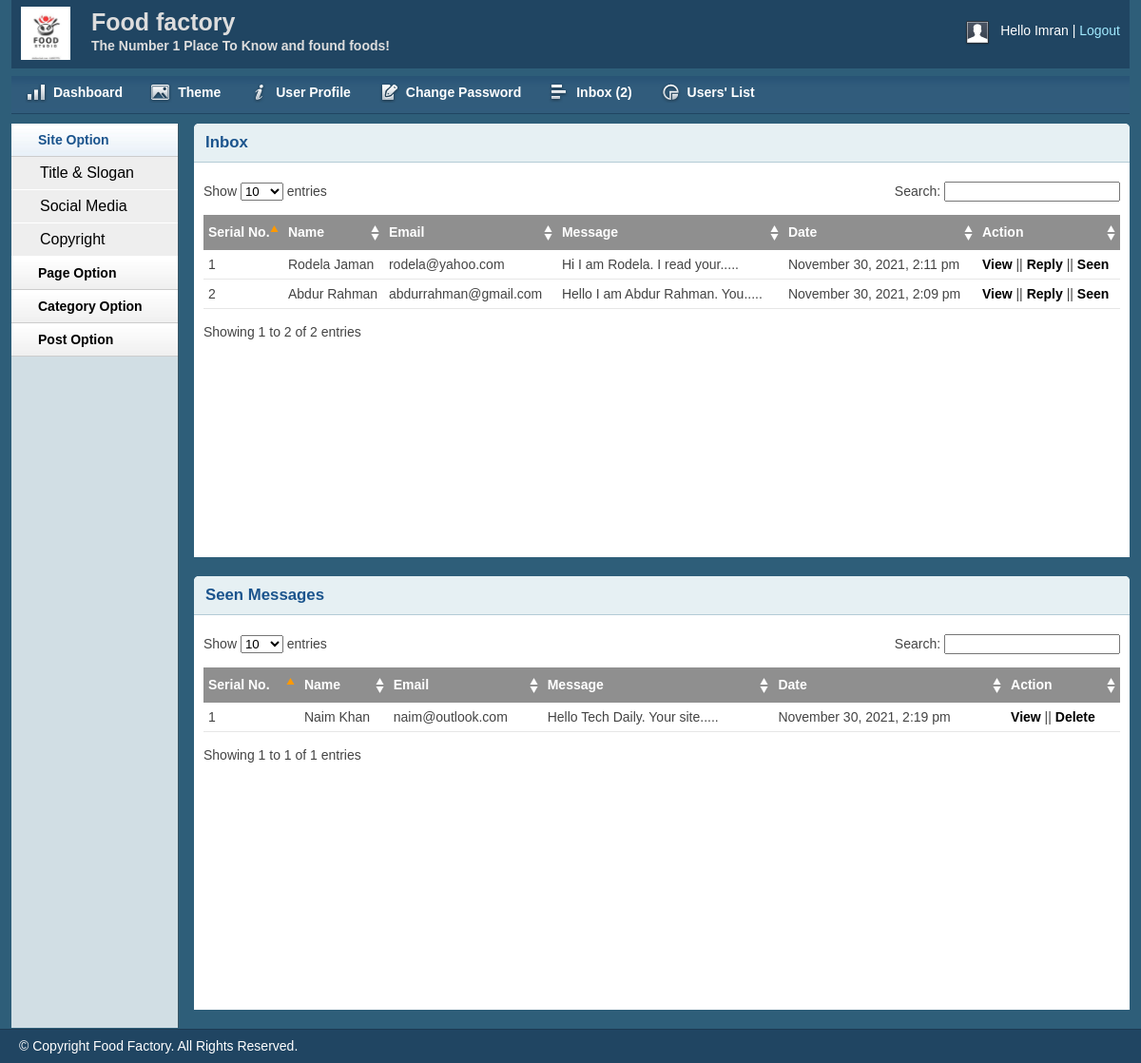
/admin/inbox.php (signed in), run on the app's committed database.
### tables this page shows
CREATE TABLE `tbl_contact` (
  `id` int(11) NOT NULL,
  `firstname` varchar(255) NOT NULL,
  `lastname` varchar(255) NOT NULL,
  `email` varchar(255) NOT NULL,
  `body` text NOT NULL,
  `status` int(11) NOT NULL DEFAULT 0,
  `date` timestamp NOT NULL DEFAULT current_timestamp()
);

### lib/session.php (called while the page is built, shortened)
<?php
    class Session
    {
        public static function get($key){
            if (isset($_SESSION[$key])) {
                return $_SESSION[$key];
            } else {
                return false;
            }
        }
    }
?>

### lib/Database.php (called while the page is built, shortened)
<?php
Class Database{
	public $host   = DB_HOST;
	public $user   = DB_USER;
	public $pass   = DB_PASS;
	public $dbname = DB_NAME;
	public $link;
	private function connectDB(){
	$this->link = new mysqli($this->host, $this->user, $this->pass, $this->dbname);
 }
	public function select($query){
		$result = $this->link->query($query) or die($this->link->error.__LINE__);
		if($result->num_rows > 0){
			return $result;
		} else {
			return false;
		}
	}
}

### helpers/format.php (called while the page is built, shortened)
<?php
    class Format{
        public function formatDate($date){
            return date('F j, Y, g:i a', strtotime($date));
        }
        public function textShorten($text, $limit = 400){
            $text = $text. " ";
            $text = substr($text, 0, $limit);
            $text = substr($text, 0, strrpos($text, ' '));
            $text = $text.".....";
            return $text;
        }
    }
?>

### admin/inbox.php (the view, shortened to what this page needs)
<?php include 'inc/header.php'; ?>
<?php include 'inc/sidebar.php'; ?>
<div class="grid_10">
	<div class="box round first grid">
		<h2>Inbox</h2>
		<div class="block">
			<table class="data display datatable" id="example">
				<thead>
					<tr>
						<th>Serial No.</th>
						<th>Name</th>
						<th>Email</th>
						<th>Message</th>
						<th>Date</th>
						<th>Action</th>
					</tr>
				</thead>
				<tbody>
					<?php
					$query = "select * from tbl_contact where status='0' order by id desc";
					$msg = $db->select($query);
					if ($msg) {
						$i = 0;
						while ($result = $msg->fetch_assoc()) {
							$i++;
					?>
							<tr class="odd gradeX">
								<td><?php echo $i; ?></td>
								<td><?php echo $result['firstname'] . ' ' . $result['lastname']; ?></td>
								<td><?php echo $result['email']; ?></td>
								<td><?php echo $fm->textShorten($result['body'], 30); ?></td>
								<td><?php echo $fm->formatDate($result['date']); ?></td>
								<td>
									<a href="viewmsg.php?msgid=<?php echo $result['id']; ?>">View</a> ||
									<a href="replymsg.php?msgid=<?php echo $result['id']; ?>">Reply</a> ||
									<a onclick="return confirm('Are You Sure To Move The Message?');" href="?seenid=<?php echo $result['id']; ?>">Seen</a>
								</td>
							</tr>
					<?php }
					} ?>
				</tbody>
			</table>
		</div>
	</div>
	<div class="box round first grid">
		<h2>Seen Messages</h2>
		<div class="block">
			<table class="data display datatable" id="example">
				<thead>
					<tr>
						<th>Serial No.</th>
						<th>Name</th>
						<th>Email</th>
						<th>Message</th>
						<th>Date</th>
						<th>Action</th>
					</tr>
				</thead>
				<tbody>
					<?php
					$query = "select * from tbl_contact where status='1' order by id desc";
					$msg = $db->select($query);
					if ($msg) {
						$i = 0;
						while ($result = $msg->fetch_assoc()) {
							$i++;
					?>
							<tr class="odd gradeX">
								<td><?php echo $i; ?></td>
								<td><?php echo $result['firstname'] . ' ' . $result['lastname']; ?></td>
								<td><?php echo $result['email']; ?></td>
								<td><?php echo $fm->textShorten($result['body'], 30); ?></td>
								<td><?php echo $fm->formatDate($result['date']); ?></td>
								<td>
								<a href="viewmsg.php?msgid=<?php echo $result['id']; ?>">View</a> ||
									<a onclick="return confirm('Are You Sure To Delete?');" href="?delid=<?php echo $result['id']; ?>">Delete</a>
								</td>
							</tr>
					<?php }
					} ?>
				</tbody>
			</table>
		</div>
	</div>
</div>
<?php include 'inc/footer.php'; ?>

### admin/inc/header.php (shortened to what this page needs)
<?php
include '../lib/session.php';
?>
<?php include "../lib/Database.php"; ?>
<?php include "../helpers/format.php"; ?>
<?php
$db = new Database();
$fm = new Format();
?>
<!DOCTYPE html>
<html>
<head>
    <link rel="stylesheet" type="text/css" href="css/reset.css" media="screen" />
    <link rel="stylesheet" type="text/css" href="css/text.css" media="screen" />
    <link rel="stylesheet" type="text/css" href="css/grid.css" media="screen" />
    <link rel="stylesheet" type="text/css" href="css/layout.css" media="screen" />
    <link rel="stylesheet" type="text/css" href="css/nav.css" media="screen" />
    <link href="css/table/demo_page.css" rel="stylesheet" type="text/css" />
</head>
<body>
    <div class="container_12">
        <div class="grid_12 header-repeat">
            <div id="branding">
                <div class="floatleft logo">
                    <img src="admin/upload/logo.png" alt="Logo" />
                </div>
                <div class="floatleft middle">
                    <h1>Food factory</h1>
                    <p>The Number 1 Place To Know and found foods!</p>
                </div>
                <div class="floatright">
                    <div class="floatleft">
                        <img src="img/img-profile.jpg" alt="Profile Pic" />
                    </div>
                    <div class="floatleft marginleft10">
                        <ul class="inline-ul floatleft">
                            <li>Hello <?php echo Session::get('username'); ?></li>
                            <li><a href="?action=logout">Logout</a></li>
                        </ul>
                    </div>
                </div>
            </div>
        </div>
        <div class="grid_12">
            <ul class="nav main">
                <li class="ic-dashboard"><a href="index.php"><span>Dashboard</span></a> </li>
                <li class="ic-gallery"><a href="theme.php"><span>Theme</span></a> </li>
                <li class="ic-notifications"><a href="profile.php"><span>User Profile</span></a></li>
                <li class="ic-form-style"><a href="changepassword.php"><span>Change Password</span></a></li>
                <li class="ic-grid-tables"><a href="inbox.php"><span>Inbox
                            <?php
                            $query = "select * from tbl_contact where status='0' order by id desc";
                            $msg = $db->select($query);
                            if ($msg) {
                                $count = mysqli_num_rows($msg);
                                echo "(" . $count . ")";
                            } else {
                                echo "(0)";
                            }
                            ?>
                        </span></a></li>
                <li class="ic-charts"><a href="userlist.php"><span>Users' List</span></a></li>
            </ul>
        </div>

### admin/inc/sidebar.php (shortened to what this page needs)
<div class="grid_2">
            <div class="box sidemenu">
                <div class="block" id="section-menu">
                    <ul class="section menu">
                       <li><a class="menuitem">Site Option</a>
                            <ul class="submenu">
                                <li><a href="titleslogan.php">Title & Slogan</a></li>
                                <li><a href="social.php">Social Media</a></li>
                                <li><a href="copyright.php">Copyright</a></li>
                            </ul>
                        </li>
                         <li><a class="menuitem">Page Option</a>
                        </li>
                        <li><a class="menuitem">Category Option</a>
                        </li>
                        <li><a class="menuitem">Post Option</a>
                        </li>
                    </ul>
                </div>
            </div>
        </div>

### admin/inc/footer.php (shortened to what this page needs)
    </div>
    <div id="site_info">
        <p>
         &copy; Copyright Food Factory. All Rights Reserved.
        </p>
    </div>
</body>
</html>

### admin/css/layout.css (style rules this page uses)
body { background: #fff none repeat scroll 0 0; color: #444; font-size: 14px; padding: 0; }
.floatleft { float:left; }
.logo img { margin-top: -15px; width: 52px; }
.middle { margin-left: 22px; margin-top: -14px; }
.middle h1 { color:#ddd;margin:0 }
.middle p { color: #ddd; margin: 0; font-weight: bold; }
.floatright { float:right; }
.inline-ul li { display:inline; color:#fff; }
.marginleft10 { margin-left:10px; }
a { color: #000; font-weight:bold; text-decoration: none; }
.container_12, .container_16 { background:#2E5E79; }
h1, h2, h3, h4, h5, h6 { line-height:1.2em; margin-bottom:.3em; }
h2 { margin-top:1em; }
#branding { font-weight: normal; margin-bottom: 0; padding: 22px 10px 3px; text-align: left; }
.header-repeat { background:url(../img/header-repeat.jpg) repeat-x; }
#branding a { color:#A1EAFF; font-weight:normal; }
#branding a:before { content:" | "; color:#fff; }
#branding ul, #branding ul li { margin:0px; padding:0px; }
#branding li { padding:0px 0px 0px 0px !important; }
.box { background:#fff; margin-bottom:20px; padding:10px 10px 10px 10px; margin-left:-8px; }
.box.grid { padding-bottom:40px; }
.box.round { -moz-border-radius: 5px 5px 0px 0px; -webkit-border-radius: 5px 5px 0px 0px; border-radius: 5px 5px 0px 0px; }
.box h2 { font-size:1.2em; font-weight:bold; color:#1B548D; background:#E6F0F3; margin:-10px -10px 0 -10px; padding:10px 12px; border-bottom:1px solid #B3CBD6; -moz-border-radius: 5px 5px 0px 0px; -webkit-border-radius: 5px 5px 0px 0px; border-radius: 5px 5px 0px 0px; }
.box.first { min-height: 406px; }
.block { padding-top:20px; }
.box.sidemenu { background-color:#D1DEE4; border-right:1px solid #3A5665; padding:0px; margin:0px; cursor:pointer; }
.box.sidemenu .block { padding-top:0px; margin-top:0px; }
p { margin-bottom:1em; }
ul, ol { padding-top:0; }
ul.menu { list-style:none; border-top:1px solid #bbb; }
ul.menu li { margin:0; }
ul.menu li a { display:block; padding:4px 10px; border-bottom:1px solid #ccc; }
ul.menu ul { list-style:none; margin:0; }
ul.menu ul li a { padding-left:30px; }
ul.section { border-top:0; margin-bottom:0; }
ul.section li a { background:url(../img/sidemenu-repeat.jpg) repeat-x; line-height:26px; padding-left:28px; }
ul.section li li a { background:#ddd; border-bottom:1px solid #eee; }
ul.section ul li { text-transform:none; }
ul.section ul.current li a { background: #eee none repeat scroll 0 0; border-bottom: 1px solid #fff; font-size: 16px; font-weight: normal; }
ul.section li a.current { color:#1B548D; background:url(../img/sidemenu-repeat-hover.jpg) repeat-x; }
#site_info { color:#fff; background:#204562; border-top:1px solid #1d3b53; padding-left:20px; }
#site_info p { line-height:35px; margin-bottom:0px; }
.block { padding-bottom:1px; }
table.display { margin: 0 auto; clear: both; width: 100%; }
.sorting_asc { background: #8f8f8f url(../img/table/sort_asc.png) no-repeat center right; padding:8px 5px; text-align:left; color:#fff; }
.sorting { background:#8f8f8f url(../img/table/sort_both.png) no-repeat center right; padding:8px 5px; text-align:left; color:#fff; }
tr.odd { height: 30px; line-height: 30px; border-bottom:1px solid #e6e6e6; }
tr.even { height: 30px; line-height: 30px; border-bottom:1px solid #e6e6e6; }
tr.odd td, tr.even td { padding-left:5px; }

### data on the page
tbl_contact: firstname "Rodela", lastname "Jaman", email "rodela@yahoo.com", body "Hi I am Rodela. I read your.....", date "November 30, 2021, 2:11 pm"
tbl_contact: firstname "Abdur", lastname "Rahman", email "abdurrahman@gmail.com", body "Hello I am Abdur Rahman. You.....", date "November 30, 2021, 2:09 pm"
tbl_contact: firstname "Naim", lastname "Khan", email "naim@outlook.com", body "Hello Tech Daily. Your site.....", date "November 30, 2021, 2:19 pm"

### other printed values
Session::get('username') "Imran"
$count "2"
